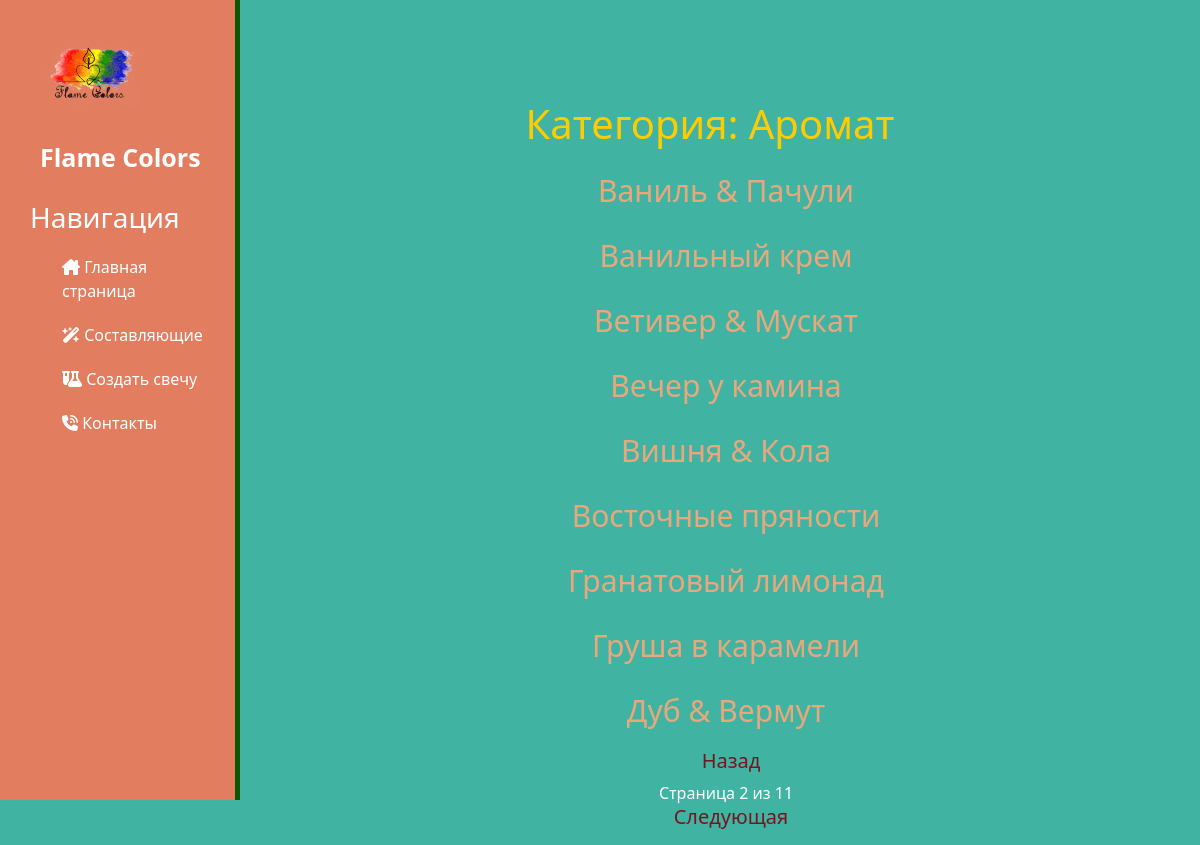
Screenshot of /aromat/?page=2 with the database file from the repository.
### Svecha/models.py (models this page shows, shortened)
class Ingredients(models.Model):
    name = models.CharField(max_length=150, db_index=True, verbose_name='Ингредиент')
    slug = models.SlugField(max_length=150, unique=True)
    class Meta:
        ordering = ('name',)
        verbose_name = 'Ингредиент'
        verbose_name_plural = 'Ингредиенты'
    def __str__(self):
        return self.name

class Product(models.Model):
    ingredients = models.ForeignKey(Ingredients, related_name='ingredients', on_delete=models.CASCADE, verbose_name='Ингредиент')
    name = models.CharField(max_length=200, db_index=True, verbose_name='Наименование')
    slug = models.SlugField(max_length=200, db_index=True)
    image = models.ImageField(upload_to='products/%Y/%m/%d', blank=True, verbose_name='Фото')
    description = models.TextField(blank=True, verbose_name='Описание')
    primechanie = models.TextField(blank=True, verbose_name='Примечание')
    updated = models.DateTimeField(auto_now=True)
    class Meta:
        ordering = ('name',)
        index_together = (('id', 'slug'),)
        verbose_name = 'Составляющее'
        verbose_name_plural = 'Составляющие'

### Svecha/views.py (the view)
# urls.py: path('<slug:category_slug>/', views.Ingredient_list, name='Ingredient_list'),
def Ingredient_list(request, category_slug=None):
    category = None
    ingredients = Ingredients.objects.all()
    products = Product.objects.all()
    if category_slug:
        category = get_object_or_404(Ingredients, slug=category_slug)
        products = products.filter(ingredients=category)
    paginator = Paginator(products, 9)
    page = request.GET.get('page')
    try:
        page_obj = paginator.get_page(page)
    except PageNotAnInteger:
        page_obj = paginator.page(1)
    except EmptyPage:
        page_obj = paginator.page(paginator.num_pages)
    context = {"page_obj": page_obj, 'category': category, 'ingredients': ingredients, 'products': products, }
    return render(request, 'ingredients/Ingredient_list.html', context,)

### Svecha/templates/ingredients/Ingredient_list.html (shortened to what this page needs)
{% extends "base_generic.html" %}
{% block content %}
<div class="features">
    <h2 >  Категория: {{ category}} </h2>
    <ul>
        {% for product in page_obj %}
        <a href="{% url 'Svecha:ingredients_detail' product.id product.slug  %}"><li>{{ product.name}} </li> </a>
        {% endfor %}
    </ul>
    <ul>
        {% if page_obj.has_previous %}
            <a href="?page={{ page_obj.previous_page_number }}"><h4 >Назад</h4></a>
        {% endif %}
            Страница {{ page_obj.number }} из {{ page_obj.paginator.num_pages }}
        {% if page_obj.has_next %}
            <a href="?page={{ page_obj.next_page_number }}"><h4 >Следующая</h4> </a>
        {% endif %}
    </ul>
</div>
{% endblock %}

### Svecha/static/css/styles.css (style rules this page uses)
body { background : #41B3A3; }
a { text-decoration: none; }
main .features { float: left; color: #fff; margin-top: 100px; margin-left: 20px; text-align: center; width: 75%; }
main .features h2 { font-size: 40px; color: #FFCC00; }
main .features h4 { color: #75151e; display: block; margin-left: 10px; transition: transform .6s ease; text-decoration: none; font-size: 20px; }
main .features li { color: #E8A87C; display: block; margin-top: 20px; transition: transform .6s ease; text-decoration: none; font-size: 30px; }

### rows the page displays
Ingredients: name "Аромат"
Product: name "Ваниль & Пачули"
Product: name "Ванильный крем"
Product: name "Ветивер & Мускат"
Product: name "Вечер у камина"
Product: name "Вишня & Кола"
Product: name "Восточные пряности"
Product: name "Гранатовый лимонад"
Product: name "Груша в карамели"
Product: name "Дуб & Вермут"

### other values shown
{{ page_obj.number }} "2"
{{ page_obj.paginator.num_pages }} "11"
